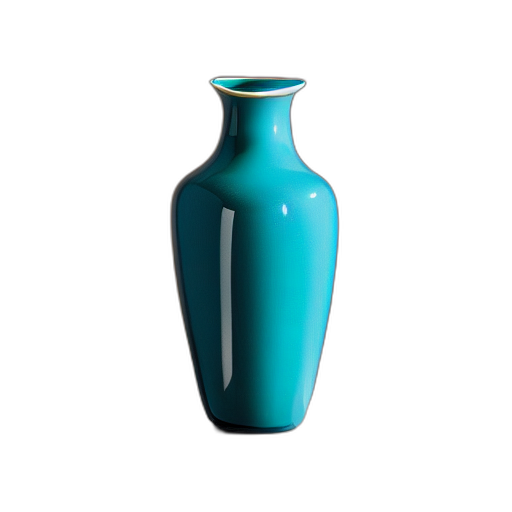
#> input picture generated_assets/latest_isolated.png, 512 x 512 px
$ python -i vision.py   (imports and definitions only)
#> lines starting #> are read from the running program, lines starting #| are printed output that depends on the picture; after the words box and inside, x2 and y2 are one past the last pixel; in counts of white or black regions, pixels touching at a corner belong together
#> further down, picture is the input picture: PIL image 512x512 RGBA; mean R, G, B, A 4.5, 20, 21.8, 43.1
import cv2
import numpy as np
from PIL import Image

def process_sketch_contours(input_image: Image.Image, target_size = (512,512)) -> Image.Image:
#> called with target_size = (512, 512)
    if input_image.mode =="RGBA":
        background = Image.new("RGB", input_image.size, (255, 255, 255))
#> background: PIL image 512x512 RGB; every value is 255
        background.paste(input_image, mask=input_image.split()[3])
        input_image = background

    img_np = np.array(input_image.convert("RGB"))
    gray = cv2.cvtColor(img_np,cv2.COLOR_RGB2GRAY)
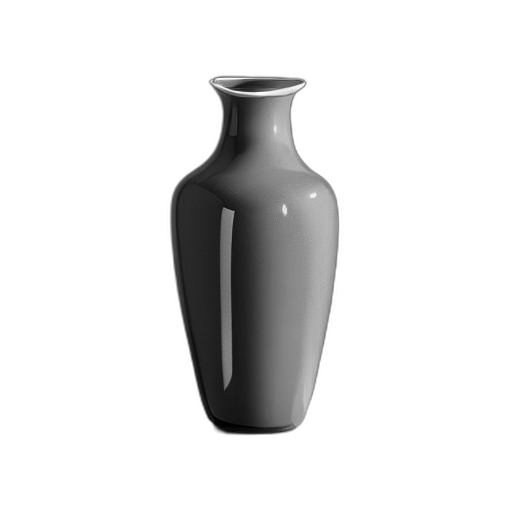
#> gray: shape (512, 512); min 1, max 255, mean 227.2
    resized = cv2.resize(gray, target_size, interpolation= cv2.INTER_AREA)

    if np.mean(resized) > 127:
        resized = 255 - resized
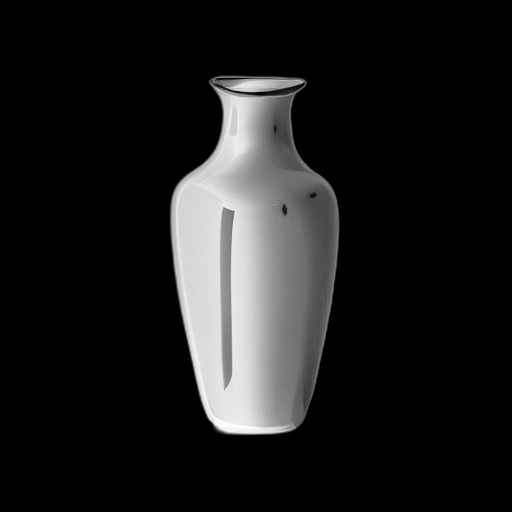
#> resized: shape (512, 512); min 0, max 254, mean 27.8

    norm = cv2.normalize(resized, None, alpha=0, beta = 255,norm_type = cv2.NORM_MINMAX)
    denoised = cv2.bilateralFilter(norm,5, 75, 75)

    binary = cv2.adaptiveThreshold(
        denoised, 255, cv2.ADAPTIVE_THRESH_GAUSSIAN_C, cv2.THRESH_BINARY,11, 2
    )
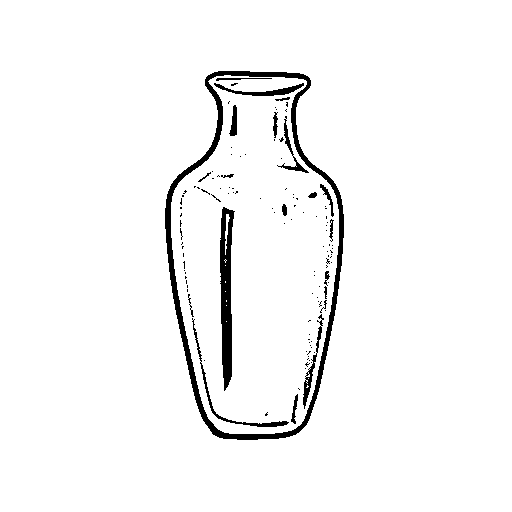
#> binary: shape (512, 512); 96.5% white; 122 black regions (101 under 20 px), largest, box (x1, y1, x2, y2) and area: (165, 71, 344, 440) 4832, (220, 207, 235, 391) 1737, (192, 318, 289, 427) 455

    kernel = np.ones((2, 2), np.uint8)
    dilated = cv2.dilate(binary, kernel, iterations=1)
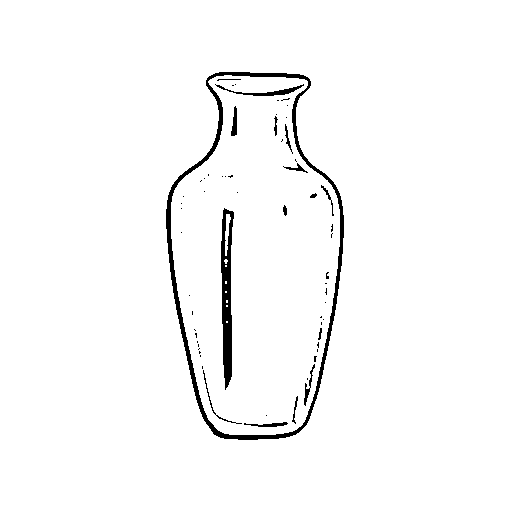
#> dilated: shape (512, 512); 97.6% white; 61 black regions (45 under 20 px), largest, box (x1, y1, x2, y2) and area: (166, 72, 344, 440) 3698, (221, 208, 234, 390) 1456, (215, 84, 304, 96) 259

    edges_rgb = cv2.cvtColor(dilated, cv2.COLOR_GRAY2RGB)
    return Image.fromarray(edges_rgb)

>>> from PIL import Image
>>> picture = Image.open('../generated_assets/latest_isolated.png')
>>> result = process_sketch_contours(picture)
